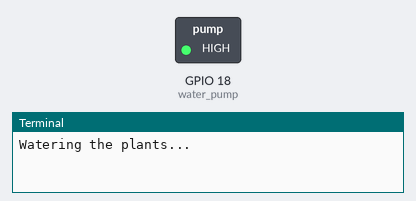
Recording of a program running on a simulated Raspberry Pi (BCM pin numbers). Shown: switched loads named in the program (green lamp = pin HIGH), the last lines printed to the terminal.

Above: at 0.1 s.
At 10.1 s:
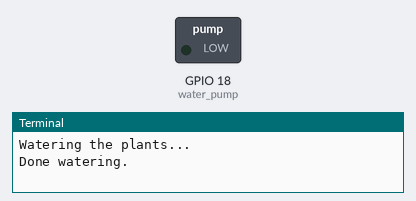
Timing chart, 0 to 11.6 s (numbered marks = the images above):
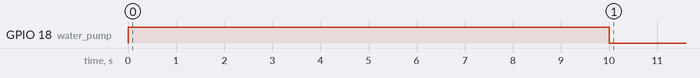

The program:

main.py
```python
from gpiozero import InputDevice, OutputDevice
from time import sleep

# Set up devices
moisture_sensor = InputDevice(17)
water_pump = OutputDevice(18, initial_value=False)

def water_plants():
    print("Watering the plants...")
    water_pump.on()
    sleep(10) # Run the timer for 10 seconds
    water_pump.off()
    print("Done watering.")

# Main loop
threshold = 0.3 # Adjust after seeing my sensor's dry soil reading
while True:
    if moisture_sensor.value < threshold:
        water_plants()
    sleep(3600) # Check every hour
```

Measured:
- by itself, GPIO 18 (water_pump): LOW → HIGH at 0.00 s, → LOW 10.0 s later
